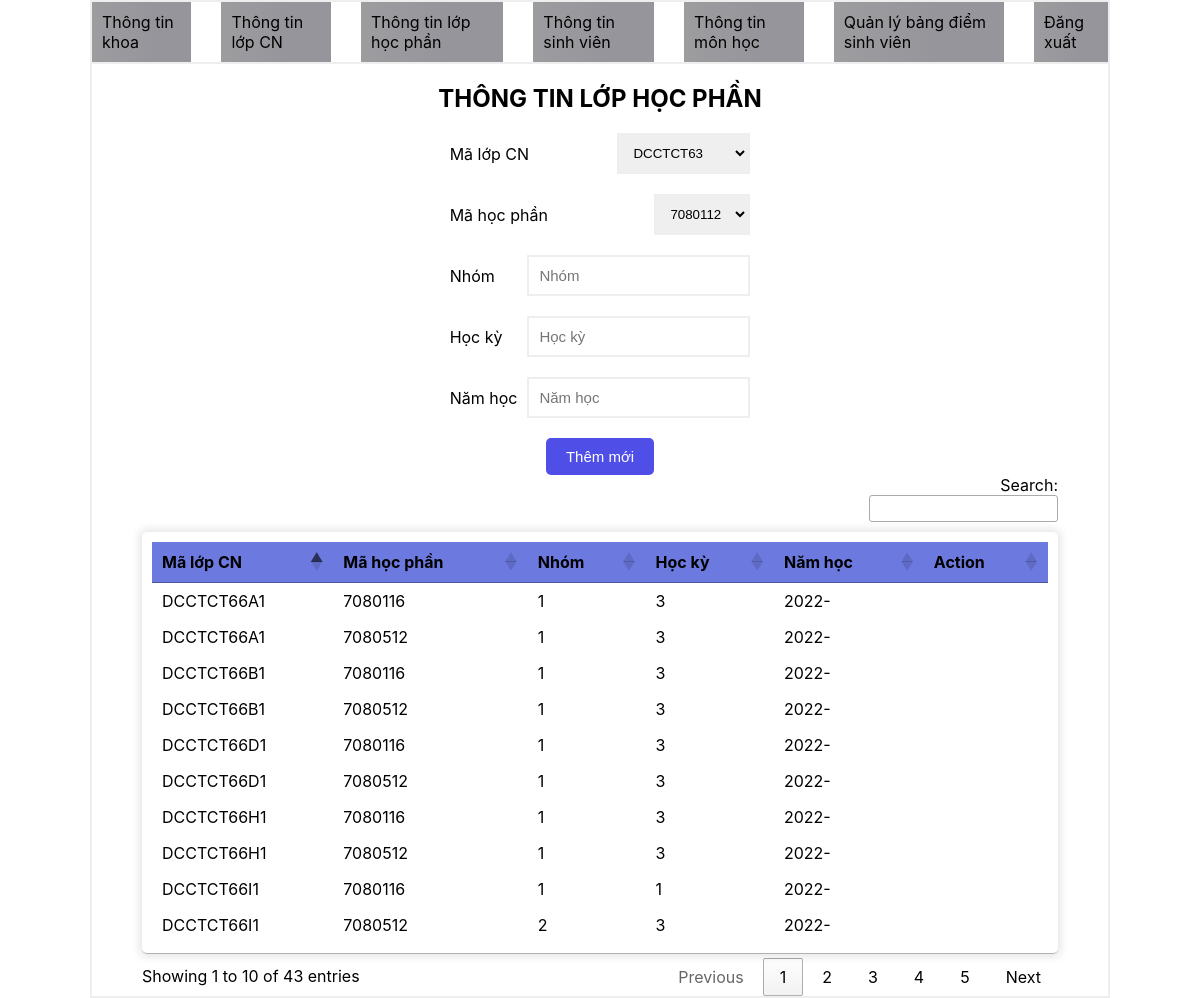
Screenshot of /admin/lophp.php (signed in) with the database file from the repository.
### tables this page shows
CREATE TABLE `tbl_lophocphan` (
  `mlcn` varchar(10) NOT NULL,
  `mhp` varchar(10) NOT NULL,
  `nhom` varchar(3) DEFAULT NULL,
  `hocki` varchar(1) DEFAULT NULL,
  `namhoc` varchar(5) DEFAULT NULL
);

### admin/lophp.php (the view, shortened to what this page needs)
<?php
include('../database/config.php');
?>
<!DOCTYPE html>
<html lang="en">
<head>
    <link href="https://fonts.cdnfonts.com/css/sf-pro-display" rel="stylesheet">
    <link rel="stylesheet" href="./assets/css/style.css">
    <link rel="stylesheet" href="https://cdn.datatables.net/1.13.6/css/jquery.dataTables.css" />
</head>
<body>
    <?php include('./header.php') ?>
    <main>
        <article>
            <div class="box-parent">
                <div class="container">
                    <div class="box">
                        <h2 class="box-title">THÔNG TIN LỚP HỌC PHẦN</h2>
                        <?php
                        $stmt_sl_mlcn = $pdo->prepare("SELECT mlcn FROM tbl_lopchuyennghanh");
                        $stmt_sl_mlcn->execute();
                        $result_sl_mlcn = $stmt_sl_mlcn->fetchAll(PDO::FETCH_ASSOC);
                        $stmt_sl_mhp = $pdo->prepare("SELECT mhp FROM tbl_hocphan");
                        $stmt_sl_mhp->execute();
                        $result_sl_mhp = $stmt_sl_mhp->fetchAll(PDO::FETCH_ASSOC);
                        ?>
                        <form action="" method="POST" class="box-form">
                            <div class="form-group">
                                <label>Mã lớp CN</label>
                                <select name="mlcn" id="">
                                    <?php foreach ($result_sl_mlcn as $row) { ?>
                                        <option value="<?= $row['mlcn'] ?>">
                                            <?= $row['mlcn'] ?>
                                        </option>
                                    <?php } ?>
                                </select>
                            </div>
                            <div class="form-group">
                                <label>Mã học phần</label>
                                <select name="mhp" id="">
                                    <?php foreach ($result_sl_mhp as $row) { ?>
                                        <option value="<?= $row['mhp'] ?>">
                                            <?= $row['mhp'] ?>
                                        </option>
                                    <?php } ?>
                                </select>
                            </div>
                            <div class="form-group">
                                <label>Nhóm</label>
                                <input type="number" name="nhom" placeholder="Nhóm" required>
                            </div>
                            <div class="form-group">
                                <label>Học kỳ</label>
                                <input type="number" name="hocky" placeholder="Học kỳ" required>
                            </div>
                            <div class="form-group">
                                <label>Năm học</label>
                                <input type="text" name="namhoc" placeholder="Năm học" required>
                            </div>
                            <button name="add_btn" class="add_btn">Thêm mới</button>
                        </form>
                        <?php
                        $stmt_sl_lhp = $pdo->prepare("SELECT * FROM tbl_lophocphan");
                        $stmt_sl_lhp->execute();
                        $result_sl_lhp = $stmt_sl_lhp->fetchAll(PDO::FETCH_ASSOC);
                        ?>
                        <table class="table-content" id="danhsach">
                            <thead>
                                <th>Mã lớp CN</th>
                                <th>Mã học phần</th>
                                <th>Nhóm</th>
                                <th>Học kỳ</th>
                                <th>Năm học</th>
                                <th>Action</th>
                            </thead>
                            <tbody>
                                <?php foreach ($result_sl_lhp as $row) { ?>
                                    <tr>
                                        <td>
                                            <?= $row['mlcn'] ?>
                                        </td>
                                        <td>
                                            <?= $row['mhp'] ?>
                                        </td>
                                        <td>
                                            <?= $row['nhom'] ?>
                                        </td>
                                        <td>
                                            <?= $row['hocki'] ?>
                                        </td>
                                        <td>
                                            <?= $row['namhoc'] ?>
                                        </td>
                                        <td
                                            style="display: flex; align-items: center; justify-content: center; gap: 1.5rem; font-size: 2rem;">
                                        </td>
                                    </tr>
                                <?php } ?>
                            </tbody>
                        </table>
                    </div>
                </div>
            </div>
        </article>
    </main>
</body>
</html>

### admin/assets/css/style.css (style rules this page uses)
:root { --font: 'SF Pro Display', sans-serif; --yellow: #ffdd00; --blue: #212b5b; --light_blue: #f2f4fa; --dark_blue: #1c2c5e; --white: #fff; }
input { display: block; }
button { cursor: pointer; }
.container { padding-inline: 9rem; }
html { font-size: 62.5%; font-family: var(--font); }
body { background-color: var(--white); font-size: 1.6rem; }
.box-parent { height: 100vh; }
.box-parent .container { height: 100%; }
.box { border: 2px solid #eee; height: max-content; }
.box-title { text-align: center; margin-block: 2rem; }
.box-form { max-width: max-content; margin-inline: auto; display: flex; flex-direction: column; row-gap: 2rem; }
.form-group { display: flex; align-items: center; gap: 1rem; }
.form-group input { border: 2px solid #eee; padding: 1rem; font-size: 1.5rem; margin-left: auto; }
.form-group select { margin-left: auto; border: 2px solid #eee; padding: 1rem; }
.add_btn { border: none; padding: 1rem 2rem; background-color: rgb(79, 79, 232); color: var(--white); font-size: 1.5rem; max-width: max-content; margin: auto; border-radius: 0.5rem; }
.table-content { margin: auto; margin-top: 5rem; width: 80%; }
.table-content, .table-content tr td, .table-content th { border-collapse: collapse; padding: 1rem; }
.table-content { border-radius: 0.5rem; overflow: hidden; box-shadow: 0px 0px 8px 3px rgba(0, 0, 0, 0.1); text-align: start; }
.table-content th { background-color: #6c7ae0; }
.table-content tr { border-bottom: 1px solid #eee; }

### admin/lophp.php (style rules this page uses)
.box { padding-inline: 5rem; }

### rows the page displays
tbl_lophocphan: mlcn "DCCTCT66A1", mhp "7080116", nhom "1", hocki "3", namhoc "2022-"
tbl_lophocphan: mlcn "DCCTCT66A1", mhp "7080512", nhom "1", hocki "3", namhoc "2022-"
tbl_lophocphan: mlcn "DCCTCT66B1", mhp "7080116", nhom "1", hocki "3", namhoc "2022-"
tbl_lophocphan: mlcn "DCCTCT66B1", mhp "7080512", nhom "1", hocki "3", namhoc "2022-"
tbl_lophocphan: mlcn "DCCTCT66D1", mhp "7080116", nhom "1", hocki "3", namhoc "2022-"
tbl_lophocphan: mlcn "DCCTCT66D1", mhp "7080512", nhom "1", hocki "3", namhoc "2022-"
tbl_lophocphan: mlcn "DCCTCT66H1", mhp "7080116", nhom "1", hocki "3", namhoc "2022-"
tbl_lophocphan: mlcn "DCCTCT66H1", mhp "7080512", nhom "1", hocki "3", namhoc "2022-"
tbl_lophocphan: mlcn "DCCTCT66I1", mhp "7080116", nhom "1", hocki "1", namhoc "2022-"
tbl_lophocphan: mlcn "DCCTCT66I1", mhp "7080512", nhom "2", hocki "3", namhoc "2022-"

### other values shown
form field mlcn "DCCTCT63"
form field mhp "7080112"
